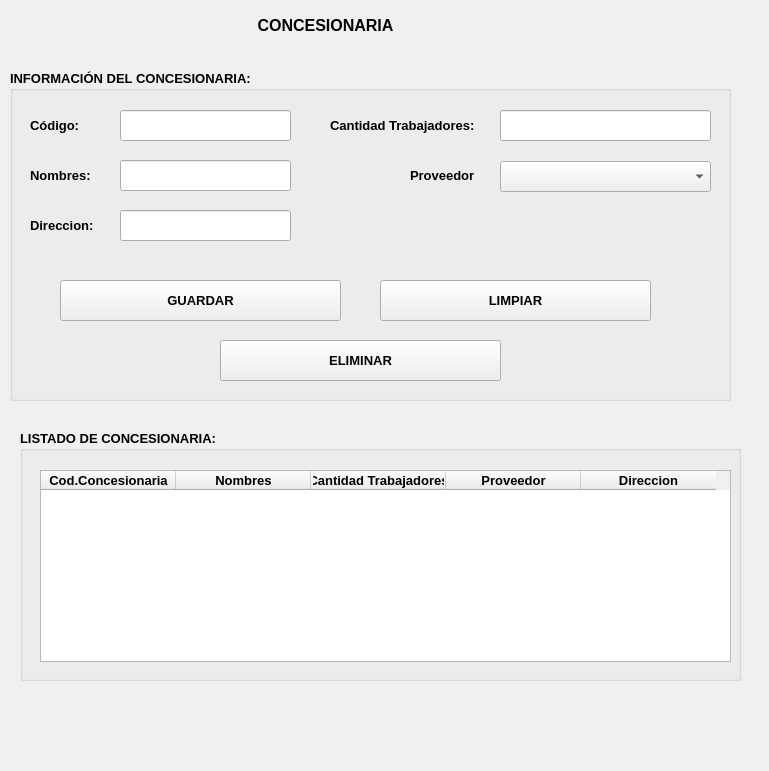
<?xml version="1.0" encoding="UTF-8"?>
<ui version="4.0">
 <class>MainWindow</class>
 <widget class="QMainWindow" name="MainWindow">
  <property name="geometry">
   <rect>
    <x>0</x>
    <y>0</y>
    <width>769</width>
    <height>771</height>
   </rect>
  </property>
  <property name="windowTitle">
   <string>MainWindow</string>
  </property>
  <widget class="QWidget" name="centralwidget">
   <widget class="QGroupBox" name="groupBox">
    <property name="geometry">
     <rect>
      <x>10</x>
      <y>70</y>
      <width>721</width>
      <height>331</height>
     </rect>
    </property>
    <property name="font">
     <font>
      <pointsize>10</pointsize>
      <weight>75</weight>
      <bold>true</bold>
     </font>
    </property>
    <property name="title">
     <string>INFORMACIÓN DEL CONCESIONARIA:</string>
    </property>
    <widget class="QLabel" name="label_2">
     <property name="geometry">
      <rect>
       <x>20</x>
       <y>40</y>
       <width>81</width>
       <height>31</height>
      </rect>
     </property>
     <property name="text">
      <string>Código:</string>
     </property>
    </widget>
    <widget class="QLabel" name="label_3">
     <property name="geometry">
      <rect>
       <x>20</x>
       <y>90</y>
       <width>71</width>
       <height>31</height>
      </rect>
     </property>
     <property name="text">
      <string>Nombres:</string>
     </property>
    </widget>
    <widget class="QLabel" name="label_5">
     <property name="geometry">
      <rect>
       <x>400</x>
       <y>90</y>
       <width>71</width>
       <height>31</height>
      </rect>
     </property>
     <property name="text">
      <string>Proveedor</string>
     </property>
    </widget>
    <widget class="QPushButton" name="btnguardar">
     <property name="geometry">
      <rect>
       <x>50</x>
       <y>210</y>
       <width>281</width>
       <height>41</height>
      </rect>
     </property>
     <property name="text">
      <string>GUARDAR</string>
     </property>
    </widget>
    <widget class="QPushButton" name="btnlimpiar">
     <property name="geometry">
      <rect>
       <x>370</x>
       <y>210</y>
       <width>271</width>
       <height>41</height>
      </rect>
     </property>
     <property name="text">
      <string>LIMPIAR</string>
     </property>
    </widget>
    <widget class="QLineEdit" name="txtCodigo">
     <property name="geometry">
      <rect>
       <x>110</x>
       <y>40</y>
       <width>171</width>
       <height>31</height>
      </rect>
     </property>
    </widget>
    <widget class="QLineEdit" name="txtNombre">
     <property name="geometry">
      <rect>
       <x>110</x>
       <y>90</y>
       <width>171</width>
       <height>31</height>
      </rect>
     </property>
    </widget>
    <widget class="QLabel" name="label_4">
     <property name="geometry">
      <rect>
       <x>20</x>
       <y>140</y>
       <width>71</width>
       <height>31</height>
      </rect>
     </property>
     <property name="text">
      <string>Direccion:</string>
     </property>
    </widget>
    <widget class="QLineEdit" name="txtDireccion">
     <property name="geometry">
      <rect>
       <x>110</x>
       <y>140</y>
       <width>171</width>
       <height>31</height>
      </rect>
     </property>
    </widget>
    <widget class="QLabel" name="label_7">
     <property name="geometry">
      <rect>
       <x>320</x>
       <y>40</y>
       <width>161</width>
       <height>31</height>
      </rect>
     </property>
     <property name="text">
      <string>Cantidad Trabajadores:</string>
     </property>
    </widget>
    <widget class="QLineEdit" name="txtCanTrabaja">
     <property name="geometry">
      <rect>
       <x>490</x>
       <y>40</y>
       <width>211</width>
       <height>31</height>
      </rect>
     </property>
    </widget>
    <widget class="QComboBox" name="cboProveedor">
     <property name="geometry">
      <rect>
       <x>490</x>
       <y>91</y>
       <width>211</width>
       <height>31</height>
      </rect>
     </property>
    </widget>
    <widget class="QPushButton" name="btnEliminar">
     <property name="geometry">
      <rect>
       <x>210</x>
       <y>270</y>
       <width>281</width>
       <height>41</height>
      </rect>
     </property>
     <property name="text">
      <string>ELIMINAR</string>
     </property>
    </widget>
   </widget>
   <widget class="QLabel" name="label">
    <property name="geometry">
     <rect>
      <x>10</x>
      <y>10</y>
      <width>631</width>
      <height>31</height>
     </rect>
    </property>
    <property name="font">
     <font>
      <pointsize>12</pointsize>
      <weight>75</weight>
      <bold>true</bold>
     </font>
    </property>
    <property name="text">
     <string>CONCESIONARIA</string>
    </property>
    <property name="alignment">
     <set>Qt::AlignCenter</set>
    </property>
   </widget>
   <widget class="QGroupBox" name="groupBox_2">
    <property name="geometry">
     <rect>
      <x>20</x>
      <y>430</y>
      <width>721</width>
      <height>251</height>
     </rect>
    </property>
    <property name="sizePolicy">
     <sizepolicy hsizetype="Preferred" vsizetype="MinimumExpanding">
      <horstretch>0</horstretch>
      <verstretch>0</verstretch>
     </sizepolicy>
    </property>
    <property name="font">
     <font>
      <pointsize>10</pointsize>
      <weight>75</weight>
      <bold>true</bold>
     </font>
    </property>
    <property name="title">
     <string>LISTADO DE CONCESIONARIA:</string>
    </property>
    <widget class="QTableWidget" name="tblConcesionarias">
     <property name="geometry">
      <rect>
       <x>20</x>
       <y>40</y>
       <width>691</width>
       <height>192</height>
      </rect>
     </property>
     <property name="maximumSize">
      <size>
       <width>691</width>
       <height>16777215</height>
      </size>
     </property>
     <attribute name="horizontalHeaderDefaultSectionSize">
      <number>135</number>
     </attribute>
     <column>
      <property name="text">
       <string>Cod.Concesionaria</string>
      </property>
     </column>
     <column>
      <property name="text">
       <string>Nombres</string>
      </property>
     </column>
     <column>
      <property name="text">
       <string>Cantidad Trabajadores</string>
      </property>
     </column>
     <column>
      <property name="text">
       <string>Proveedor</string>
      </property>
     </column>
     <column>
      <property name="text">
       <string>Direccion</string>
      </property>
     </column>
    </widget>
   </widget>
  </widget>
 </widget>
 <resources/>
 <connections/>
</ui>
